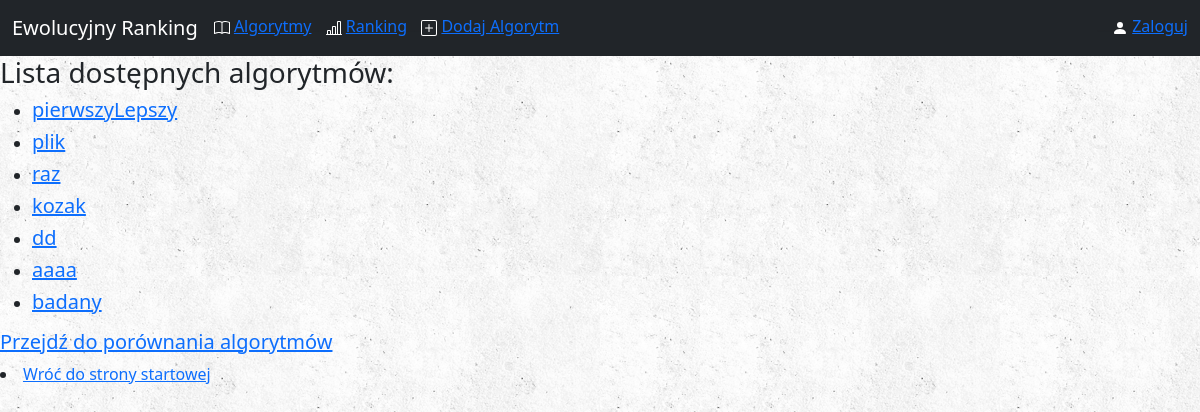
Page /algorithms/ on the earlier database version.
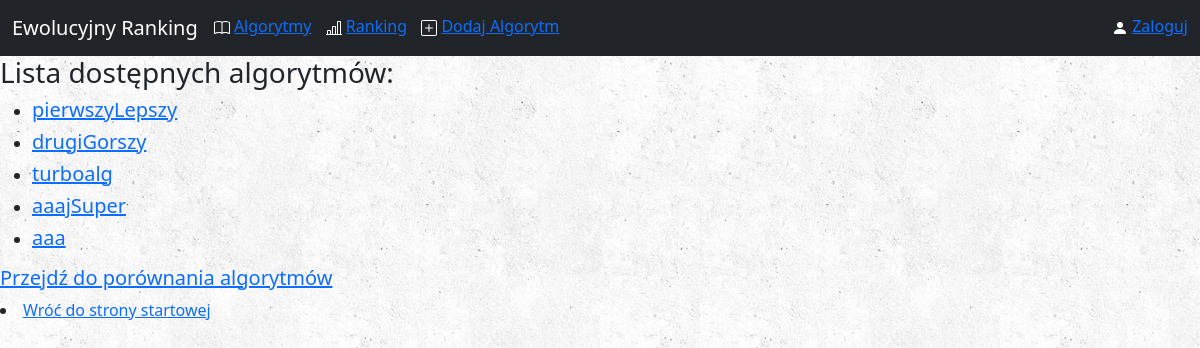
Same page on the later database version.
### algorithms/models.py (models this page shows, shortened)
class Algorithm(models.Model):
    name = models.CharField(max_length = 40, unique = True)
    author = models.CharField(max_length = 30)  # nick użytkownika serwisu
    alg_file = models.FileField(upload_to='zip_files/')
    counted = models.BooleanField(default = False)
    num_of_fun = models.IntegerField(default = 0)
    SE = models.FloatField(default = 0)
    score = models.FloatField(default = 0)

### algorithms/views.py (the view)
# urls.py: path('algorithms/', views.AlgorithmListView.as_view(), name='index'),
class AlgorithmListView(ListView):
    model = Algorithm
    def get_queryset(self):
        return Algorithm.objects.all()

### algorithms/templates/algorithms/algorithm_list.html
{% extends 'algorithms/base.html' %}
{% block body %}
{% if object_list %}
    <h3>Lista dostępnych algorytmów:</h3>
    <ul>
        {% for alg in object_list %}
            <li> <h5><a href="{% url 'algorithms:detail' alg.id %}">{{ alg.name }}</a></h5></li>
        {% endfor %}
    </ul>
{% else %}
    <h3>Nie dodano jeszcze żadnego algorytmu.</h3>
{% endif %}
<h5><a href="{% url 'algorithms:comp' %}" class="forums_link">Przejdź do porównania algorytmów</a></h5>
<li class="visible-xs"><a href="/" class="forums_link">Wróć do strony startowej</a></li>
{% endblock %}

Differences in the rows shown:
removed Algorithm: name "plik"
removed Algorithm: name "raz"
removed Algorithm: name "kozak"
removed Algorithm: name "dd"
removed Algorithm: name "aaaa"
removed Algorithm: name "badany"
added Algorithm: name "drugiGorszy"
added Algorithm: name "turboalg"
added Algorithm: name "aaajSuper"
added Algorithm: name "aaa"
